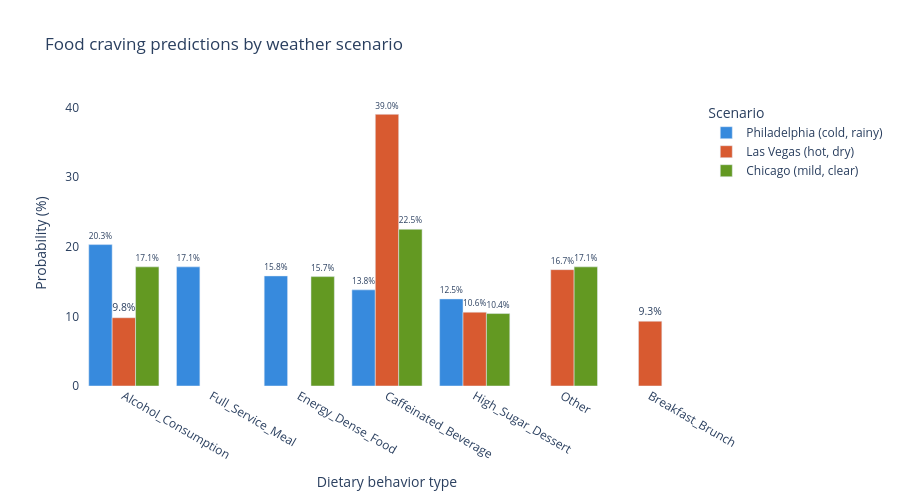

Notebook code for this chart:
### Code cell
import plotly.graph_objects as go

scenarios = {
    "Philadelphia\n(cold, rainy)": predict_craving(temp_c=2, precip_mm=8, wind_kph=25, hour=18, day_of_week=6, month=1, state="PA"),
    "Las Vegas\n(hot, dry)":       predict_craving(temp_c=38, precip_mm=0, wind_kph=10, hour=14, day_of_week=5, month=7, state="NV"),
    "Chicago\n(mild, clear)":      predict_craving(temp_c=15, precip_mm=0, wind_kph=12, hour=9, day_of_week=1, month=4, state="IL"),
}

fig = go.Figure()
colors = ["#378ADD", "#D85A30", "#639922"]

for (name, df), color in zip(scenarios.items(), colors):
    top5 = df.head(5)
    fig.add_trace(go.Bar(
        name=name, x=top5["craving"], y=(top5["probability"]*100).round(1),
        marker_color=color, text=(top5["probability"]*100).round(1).astype(str)+"%",
        textposition="outside"
    ))

fig.update_layout(
    barmode="group", title="Food craving predictions by weather scenario",
    yaxis_title="Probability (%)", xaxis_title="Dietary behavior type",
    legend_title="Scenario", plot_bgcolor="white", height=500
)
fig.show()

### Figure 1 — Plotly figure (JSON) as saved in the notebook; plotly's stock layout.template omitted (floating-point values rounded to 4 significant figures)
{"data": [{"marker": {"color": "#378ADD"}, "name": "Philadelphia\n(cold, rainy)", "text": ["20.3%", "17.1%", "15.8%", "13.8%", "12.5%"], "textposition": "outside", "type": "bar", "x": ["Alcohol_Consumption", "Full_Service_Meal", "Energy_Dense_Food", "Caffeinated_Beverage", "High_Sugar_Dessert"], "y": [20.3, 17.1, 15.8, 13.8, 12.5]}, {"marker": {"color": "#D85A30"}, "name": "Las Vegas\n(hot, dry)", "text": ["39.0%", "16.7%", "10.6%", "9.8%", "9.3%"], "textposition": "outside", "type": "bar", "x": ["Caffeinated_Beverage", "Other", "High_Sugar_Dessert", "Alcohol_Consumption", "Breakfast_Brunch"], "y": [39.0, 16.7, 10.6, 9.8, 9.3]}, {"marker": {"color": "#639922"}, "name": "Chicago\n(mild, clear)", "text": ["22.5%", "17.1%", "17.1%", "15.7%", "10.4%"], "textposition": "outside", "type": "bar", "x": ["Caffeinated_Beverage", "Other", "Alcohol_Consumption", "Energy_Dense_Food", "High_Sugar_Dessert"], "y": [22.5, 17.1, 17.1, 15.7, 10.4]}], "layout": {"barmode": "group", "height": 500, "legend": {"title": {"text": "Scenario"}}, "plot_bgcolor": "white", "title": {"text": "Food craving predictions by weather scenario"}, "xaxis": {"title": {"text": "Dietary behavior type"}}, "yaxis": {"title": {"text": "Probability (%)"}}}}
